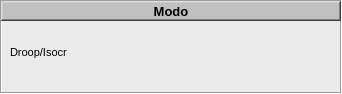
  <widget class="QFrame" name="Modo">
   <property name="geometry">
    <rect>
     <x>5</x>
     <y>561</y>
     <width>342</width>
     <height>94</height>
    </rect>
   </property>
   <property name="styleSheet">
    <string notr="true">background-color: rgb(234, 234, 234);</string>
   </property>
   <property name="frameShape">
    <enum>QFrame::Box</enum>
   </property>
   <property name="frameShadow">
    <enum>QFrame::Sunken</enum>
   </property>
   <widget class="QFrame" name="frame_10">
    <property name="geometry">
     <rect>
      <x>1</x>
      <y>1</y>
      <width>340</width>
      <height>20</height>
     </rect>
    </property>
    <property name="styleSheet">
     <string notr="true">background-color: rgb(192, 192, 192);</string>
    </property>
    <property name="frameShape">
     <enum>QFrame::WinPanel</enum>
    </property>
    <property name="frameShadow">
     <enum>QFrame::Raised</enum>
    </property>
    <property name="lineWidth">
     <number>2</number>
    </property>
    <widget class="QLabel" name="label_14">
     <property name="geometry">
      <rect>
       <x>2</x>
       <y>2</y>
       <width>336</width>
       <height>16</height>
      </rect>
     </property>
     <property name="font">
      <font>
       <pointsize>10</pointsize>
       <weight>75</weight>
       <bold>true</bold>
      </font>
     </property>
     <property name="text">
      <string>Modo</string>
     </property>
     <property name="alignment">
      <set>Qt::AlignCenter</set>
     </property>
    </widget>
   </widget>
   <widget class="QLabel" name="lb_Modo_Unit_DI">
    <property name="geometry">
     <rect>
      <x>297</x>
      <y>41</y>
      <width>40</width>
      <height>18</height>
     </rect>
    </property>
    <property name="font">
     <font>
      <pointsize>9</pointsize>
     </font>
    </property>
    <property name="layoutDirection">
     <enum>Qt::LeftToRight</enum>
    </property>
    <property name="text">
     <string/>
    </property>
    <property name="alignment">
     <set>Qt::AlignLeading|Qt::AlignLeft|Qt::AlignVCenter</set>
    </property>
   </widget>
   <widget class="QLabel" name="lb_Modo_Lect_DI">
    <property name="geometry">
     <rect>
      <x>241</x>
      <y>43</y>
      <width>50</width>
      <height>18</height>
     </rect>
    </property>
    <property name="minimumSize">
     <size>
      <width>50</width>
      <height>18</height>
     </size>
    </property>
    <property name="maximumSize">
     <size>
      <width>50</width>
      <height>18</height>
     </size>
    </property>
    <property name="font">
     <font>
      <pointsize>8</pointsize>
     </font>
    </property>
    <property name="layoutDirection">
     <enum>Qt::LeftToRight</enum>
    </property>
    <property name="text">
     <string/>
    </property>
    <property name="alignment">
     <set>Qt::AlignRight|Qt::AlignTrailing|Qt::AlignVCenter</set>
    </property>
   </widget>
   <widget class="QLabel" name="Descr_33">
    <property name="geometry">
     <rect>
      <x>10</x>
      <y>43</y>
      <width>225</width>
      <height>18</height>
     </rect>
    </property>
    <property name="minimumSize">
     <size>
      <width>225</width>
      <height>18</height>
     </size>
    </property>
    <property name="maximumSize">
     <size>
      <width>225</width>
      <height>18</height>
     </size>
    </property>
    <property name="font">
     <font>
      <pointsize>8</pointsize>
     </font>
    </property>
    <property name="layoutDirection">
     <enum>Qt::LeftToRight</enum>
    </property>
    <property name="text">
     <string>Droop/Isocr</string>
    </property>
    <property name="alignment">
     <set>Qt::AlignLeading|Qt::AlignLeft|Qt::AlignVCenter</set>
    </property>
   </widget>
  </widget>
